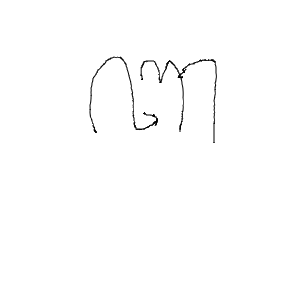
#> input picture data/data_original/dataset_collection/ba/4694221966812671068_base64_45.png, 306 x 300 px, found by its file name; its folder holds 2 pictures in this run; the run also reads 1 picture not shown here
$ jupyter execute --allow-errors v4.4.9.ipynb
#> lines starting #> are read from the running program, lines starting #| are printed output that depends on the picture; after the words box and inside, x2 and y2 are one past the last pixel; in counts of white or black regions, pixels touching at a corner belong together
# Note
1. Melakukan percobaan build_models v4.0
2. Dilakukan pada hari Sabtu, 10 Agustus 2024
3. Tempat di Lab
4. Data menggunakan Dataset yang dari Roboflow
4. Meliputi Class: 20 Kelas Aksara Jawa:
- Ba, Ca, Da, Dha, Ga, Ha, Ja, Ka, La, Ma,
- Na, Nga, Nya, Pa, Ra, Sa, Ta, Tha, Wa, Ya

# Setup Environment

[cell 1]
# pip install tensorflow

[cell 2]
# pip install keras

[cell 3]
# pip install opencv-python

[cell 4]
# pip install imutils

[cell 5]
# pip install matplotlib

[cell 6]
# pip install seaborn

[cell 7]
# pip install scikit-learn

# Import Library

[cell 8]
# [20 lines of commented-out code are left out]

# Preprocessing

[cell 9]
import os
import pandas as pd
import cv2

def convert_to_png(image_path, output_path):
    # Read the image using OpenCV
    image = cv2.imread(image_path)
    # Create the output directory if it doesn't exist
    os.makedirs(os.path.dirname(output_path), exist_ok=True)
    # Save the image as PNG
    cv2.imwrite(output_path, image)

def get_last_n_parts(path, n):
    return os.path.join(*path.split(os.sep)[-n:])

def create_labels_csv(data_collection, output_csv, path_output):
    # Check if the CSV file already exists
    if os.path.exists(output_csv):
        print(f'Label CSV already exists at: {output_csv}')
        return  # Exit the function if the file already exists

    # List to store image file paths and their corresponding labels and dimensions
    data = []

    # Traverse the dataset directory
    for root, dirs, files in os.walk(data_collection):
        for file in files:
            if file.endswith(('.jpg', '.jpeg', '.png')):
                # Get the class label from the subdirectory name
                label = os.path.basename(root)
                # Get the full file path
                file_path = os.path.join(root, file)

                # Create a new file path for the PNG image
                relative_path = os.path.relpath(file_path, data_collection)
                png_file_path = os.path.join(path_output, os.path.splitext(relative_path)[0] + '.png')

                # Convert the image to PNG
                convert_to_png(file_path, png_file_path)

                # Get image dimensions
                img = cv2.imread(file_path)
                height, width, _ = img.shape

                # Get only the last 3 parts of the path for CSV
                csv_path = get_last_n_parts(png_file_path, 2)

                # Append to the data list including dimensions
                data.append([csv_path, width, height, label])
#> pass 2 of the loop in create_labels_csv, `for root, dirs, files in os.walk(data_collection):`:
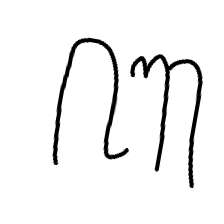
#> input picture data/data_original/dataset_collection/ba/ba38.mine.rm10.png, 224 x 224 px
#> in convert_to_png, image is the input picture: shape (224, 224, 3); min 0, max 255, mean 241.8
#> pass 3 of the loop in create_labels_csv, `for root, dirs, files in os.walk(data_collection):`:
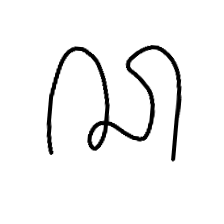
#> input picture data/data_original/dataset_collection/ca/ca23.mine.rm5.png, 224 x 224 px
#> in convert_to_png, image is the input picture: shape (224, 224, 3); min 0, max 255, mean 243.4
#> pass 2 of the loop `for category in aksara_categories:`:
#> pass 3 of the loop `for category in aksara_categories:`:

    # Create a DataFrame from the data list
    df = pd.DataFrame(data, columns=['file_path', 'width', 'height', 'label'])

    # Save the DataFrame to a CSV file
    df.to_csv(output_csv, index=False)
    print(f'Labels CSV file created at: {output_csv}')

# Define the paths for the two datasets and their respective output directories
data_collection = "C:\\Users\\wawn1\\projects_skripsi\\data\\data_original\\dataset_collection\\"
output_csv = "C:\\Users\\USER-03\\W\\projects_skripsi\\data\\data_preprocessing\\dataset\\labels.csv"
path_output = "C:\\Users\\USER-03\\W\\projects_skripsi\\data\\data_preprocessing\\dataset\\"

# Process the dataset
create_labels_csv(data_collection, output_csv, path_output)

[cell 10]
import pandas as pd

# Path main
PATH_MAIN = path_output
file = PATH_MAIN + "labels.csv"
df = pd.read_csv(file)
df.head()

[cell 11]
import matplotlib.pyplot as plt
import os

# Define an empty list
file_counts = []
aksara_categories = ['ba', 'ca', 'da', 'dha', 'ga', 'ha', 'ja', 'ka', 'la', 'ma', 'na',
                     'nga', 'nya', 'pa', 'ra', 'sa', 'ta', 'tha', 'wa', 'ya']

def countFile(link):
    path = link
    num_files = len([f for f in os.listdir(path) if os.path.isfile(os.path.join(path, f))])
    file_counts.append(num_files)
    print(f"Jumlah File {link} is ", num_files)

# Define the input path
base_path = PATH_MAIN

# Count files for each category
#> (the rest of this cell did not finish here and is left out)

[cell 12]
import os
import cv2
import numpy as np
from tensorflow.keras.utils import to_categorical
import matplotlib.pyplot as plt

# Define the input path and aksaraJowo
INPUT_PATH = PATH_MAIN
AKSARA = aksara_categories

# Define the target image size
IMAGE_SIZE = (96, 96)
INPUT_SHAPE = (96, 96, 1)

def apply_custom_preprocessing(image):
    # Apply Gaussian Blur
    ApplyGaussian = cv2.GaussianBlur(image, (15, 15), 0.1) # Unblur
    # Apply laplacian filter
    kernel = np.array([[-1, -1, -1], [-1, 9, -1], [-1, -1, -1]])
    img = cv2.filter2D(ApplyGaussian, -1, kernel)
    # Remove noise using median filter
    img = cv2.medianBlur(img, 1)
    # Apply Otsu's thresholding
    thresh = 0
    maxValue = 255

    th, img = cv2.threshold(img, thresh, maxValue, cv2.THRESH_BINARY_INV + cv2.THRESH_OTSU)
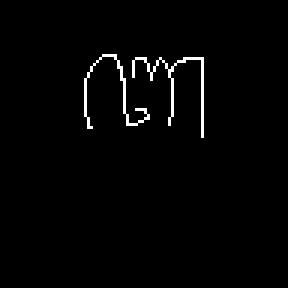
#> img: shape (96, 96) (shown 3 times larger); 1.6% white in thin lines or dots, all inside (x1, y1, x2, y2) = (28, 18, 68, 46)
#> th = 103
    return img

def create_image_generator(input_path, aksaraJowo, image_size):
    for index, jowo in enumerate(aksaraJowo):
        aksara_path = os.path.join(input_path, jowo)

        for filename in os.listdir(aksara_path):
            image_path = os.path.join(aksara_path, filename)
            original_image = cv2.cvtColor(cv2.imread(image_path), cv2.COLOR_BGR2RGB)  # Baca dan ubah warna asli
            original_image_resized = cv2.resize(original_image, image_size, interpolation=cv2.INTER_AREA)  # Resize gambar asli
            grayscale_image = cv2.imread(image_path, cv2.IMREAD_GRAYSCALE)  # Baca gambar sebagai grayscale
            grayscale_image_resized = cv2.resize(grayscale_image, image_size, interpolation=cv2.INTER_AREA)  # Resize gambar grayscale
            image_filtered = apply_custom_preprocessing(grayscale_image_resized)

            yield original_image_resized, grayscale_image_resized, image_filtered, index

# tranform list to numpy array
def load_images(input_path, aksaraJowo, image_size):
    X_original, X_grayscale, X_filtered, y_label = [], [], [], []

    for original_image, grayscale_image, image_filtered, label in create_image_generator(input_path, aksaraJowo, image_size):
#> in apply_custom_preprocessing (call 2), `ApplyGaussian = cv2.GaussianBlur(image, (15, 15), 0.1)`:
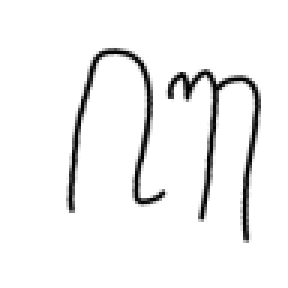
#> ApplyGaussian: shape (96, 96) (shown 3 times larger); min 0, max 255, mean 241.8
#> in apply_custom_preprocessing (call 2), `img = cv2.filter2D(ApplyGaussian, -1, kernel)`:
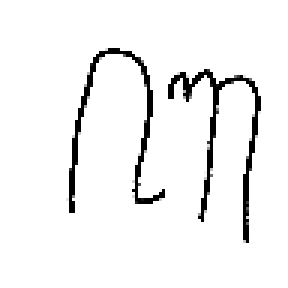
#> img: shape (96, 96) (shown 3 times larger); min 0, max 255, mean 241.6
#> in apply_custom_preprocessing (call 2), `th, img = cv2.threshold(img, thresh, maxValue, cv2.THRESH_BINARY_INV +..`:
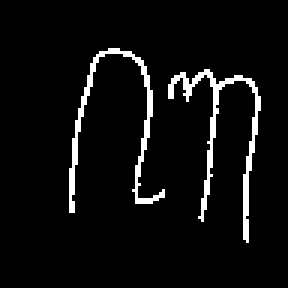
#> img: shape (96, 96) (shown 3 times larger); 5.3% white in thin lines or dots, all inside (x1, y1, x2, y2) = (23, 16, 87, 81)
#> in apply_custom_preprocessing (call 2), `th, img = cv2.threshold(img, thresh, maxValue, cv2.THRESH_BINARY_INV +..`: th = 124
        X_original.append(original_image)
        X_grayscale.append(grayscale_image)
        X_filtered.append(image_filtered)
        y_label.append(label)
#> pass 2 of the loop in load_images, `for original_image, grayscale_image, image_filtered, label in create_i..`:
#> in apply_custom_preprocessing (call 3), `ApplyGaussian = cv2.GaussianBlur(image, (15, 15), 0.1)`:
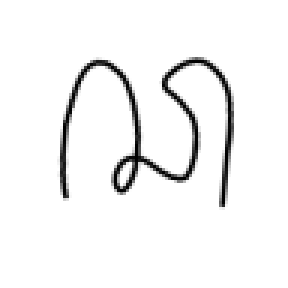
#> ApplyGaussian: shape (96, 96) (shown 3 times larger); min 0, max 255, mean 243.4
#> in apply_custom_preprocessing (call 3), `th, img = cv2.threshold(img, thresh, maxValue, cv2.THRESH_BINARY_INV +..`:
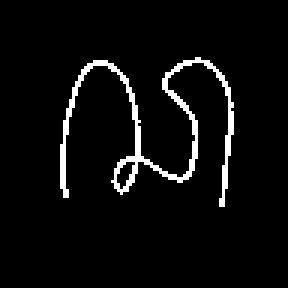
#> img: shape (96, 96) (shown 3 times larger); 4.7% white in thin lines or dots, all inside (x1, y1, x2, y2) = (20, 19, 78, 69)
#> th = 122
#> pass 3 of the loop in load_images, `for original_image, grayscale_image, image_filtered, label in create_i..`:
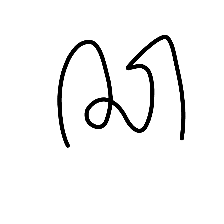
#> input picture data/data_original/dataset_collection/ca/ca63.mine.png, 224 x 224 px, found by its file name
#> in apply_custom_preprocessing (call 4), `th, img = cv2.threshold(img, thresh, maxValue, cv2.THRESH_BINARY_INV +..`:
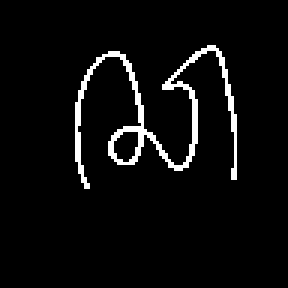
#> img: shape (96, 96) (shown 3 times larger); 4.5% white in thin lines or dots, all inside (x1, y1, x2, y2) = (25, 15, 79, 63)
#> th = 124
#> the loop made 4 passes; the first 3 are shown

    X_original = np.array(X_original)
    X_grayscale = np.array(X_grayscale)
    X_filtered = np.array(X_filtered)
    y_label = to_categorical(np.array(y_label))

    return X_original, X_grayscale, X_filtered, y_label

# Load images with custom preprocessing applied
#> (the rest of this cell did not finish here and is left out)

[cell 13]
# Select one image to display
index_to_display = 100
#> index_to_display = 100

# Display the original image, grayscale image, and filtered image
#> (the rest of this cell did not finish here and is left out)
